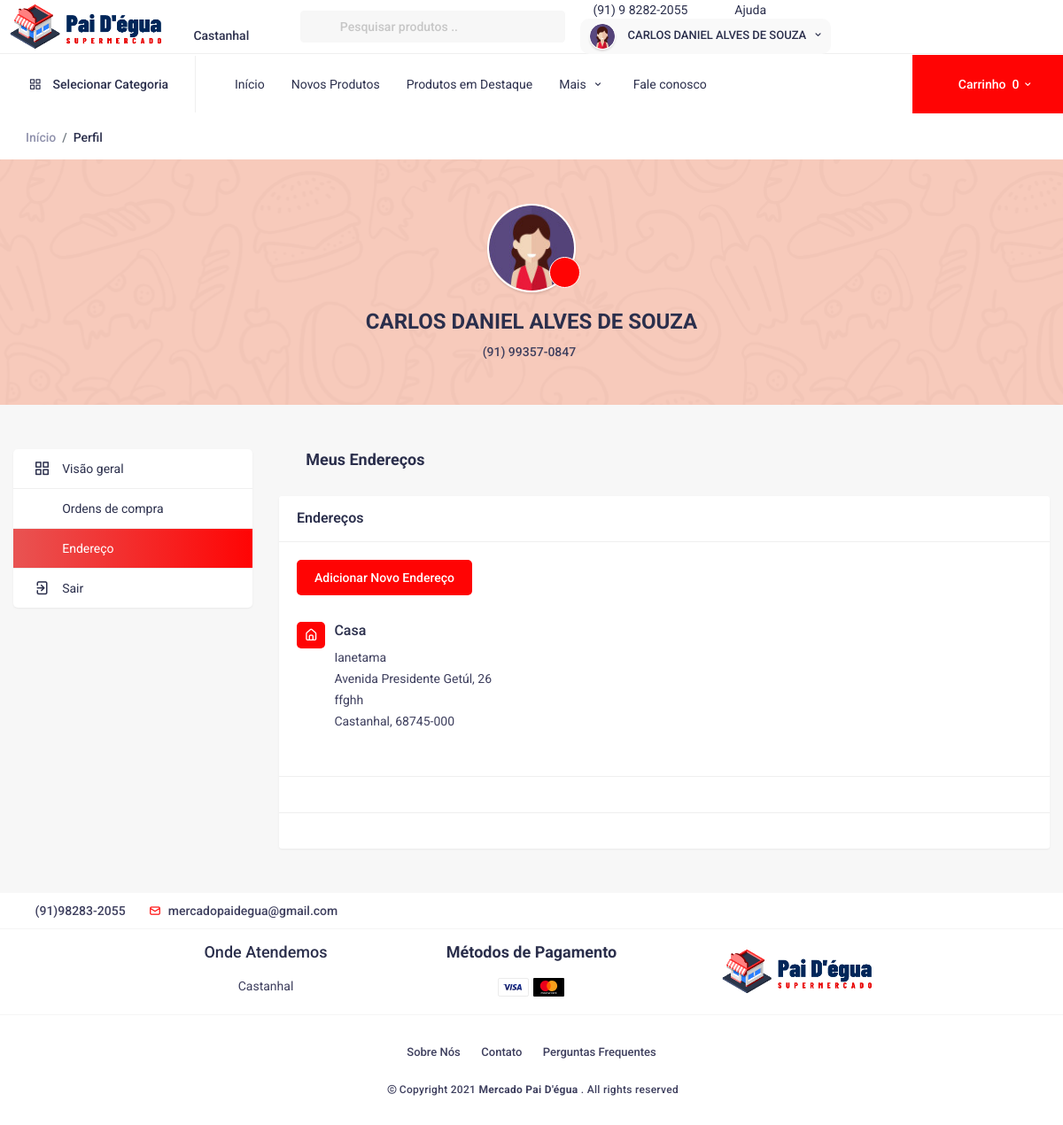
/HTML/Frontend/dashboard_my_addresses.php (signed in), run on the app's committed database.
### tables this page shows
CREATE TABLE `cliente` (
  `id` int(11) NOT NULL,
  `nome` varchar(40) NOT NULL,
  `email` varchar(25) NOT NULL,
  `senha` varchar(15) NOT NULL,
  `telefone` varchar(17) NOT NULL,
  `data_nascimento` date NOT NULL,
  `foto` blob NOT NULL
);

CREATE TABLE `endereco` (
  `id` int(11) NOT NULL,
  `id_telefone` varchar(17) NOT NULL,
  `cep` varchar(10) DEFAULT NULL,
  `cidade` varchar(15) DEFAULT NULL,
  `rua` varchar(25) DEFAULT NULL,
  `bairro` varchar(15) DEFAULT NULL,
  `numero` int(5) DEFAULT NULL,
  `complemento` varchar(20) DEFAULT NULL,
  `tipo` varchar(10) DEFAULT NULL
);

### HTML/Frontend/php/dados_cliente.php (called while the page is built)
<?php
		include('conexao.php');
		$telefone = $_SESSION['telefone'];
		$query = "SELECT * FROM cliente WHERE telefone = '$telefone'";
		$array = mysqli_query($conexao,$query);
		$resultado = mysqli_fetch_array($array);
?>

### HTML/Frontend/php/dados_endereco.php (called while the page is built, shortened)
<?php
include('dados_cliente.php');
$select_end_casa = "SELECT * FROM endereco WHERE id_telefone = '$telefone' AND tipo = 'Casa'";
$array_end_casa = mysqli_query($conexao,$select_end_casa);
while($r_end_casaw = mysqli_fetch_array($array_end_casa)){
    $r_end_casa[] = $r_end_casaw;
}
?>

### HTML/Frontend/php/functions/cart.php (called while the page is built, shortened)
<?php
function conta_produtos($pdo) {
	$cont_itens = 0;
	return $cont_itens;
}

### HTML/Frontend/php/Carrinho.php (called while the page is built, shortened)
<?php
	require_once "functions/cart.php";
	$pdoConnection = require_once "connection.php";
	$cont_itens = conta_produtos($pdoConnection);
?>

### HTML/Frontend/dashboard_my_addresses.php (the view, shortened to what this page needs)
<?php
include("php/carrinho.php");
?>
<!DOCTYPE html>
<html lang="en">
	<?php
		include('php/dados_cliente.php');
		include('php/dados_endereco.php');
	?>
	<head>
		<link href='vendor/unicons-2.0.1/css/unicons.css' rel='stylesheet'>
		<link href="css/style.css" rel="stylesheet">
		<link href="css/responsive.css" rel="stylesheet">
		<link href="css/night-mode.css" rel="stylesheet">
		<link href="css/step-wizard.css" rel="stylesheet">
		<link href="css/modalfoto.css" rel="stylesheet">
		<link href="vendor/fontawesome-free/css/all.min.css" rel="stylesheet">
		<link href="vendor/OwlCarousel/assets/owl.carousel.css" rel="stylesheet">
		<link href="vendor/OwlCarousel/assets/owl.theme.default.min.css" rel="stylesheet">
		<link href="vendor/bootstrap/css/bootstrap.min.css" rel="stylesheet">
		<link rel="stylesheet" type="text/css" href="vendor/semantic/semantic.min.css">
	</head>
<body>
	<header class="header clearfix">
		<div class="top-header-group">
			<div class="top-header">
				<div class="main_logo" id="logo">
					<a href="index.php"><img src="images/logo.png" alt=""></a>
				</div>
				<div class="select_location">
					<div class="ui inline dropdown loc-title">
						<div class="text">
							<i class="uil uil-location-point"></i>
							Castanhal
						</div>
					</div>
				</div>
				<div class="search120">
				<form method="GET" action="shop_grid.php" enctype="multipart/form-data">
					<div class="ui search">
						<div class="ui left icon input swdh10">
							<input class="prompt srch10" type="search" name='pesquisar' placeholder="Pesquisar produtos ..">
						</div>
					</div>
					</form>
				</div>
				<div class="header_right">
					<ul>
						<li>
							<a href="#" class="offer-link"><i class="uil uil-phone-alt"></i>(91) 9 8282-2055</a>
						</li>
						<li>
							<a href="faq.php" class="offer-link"><i class="uil uil-question-circle"></i>Ajuda</a>
						</li>
						<li class="ui dropdown">
							<a href="#" class="opts_account">
							<?php
								if(isset($resultado['foto'])){
									echo "<img src=' ".$resultado['foto']." ' alt=''>";
								}else{
									echo "<img src='images/avatar/img-5.jpg' alt=''>";
								};
								?>
								<span class="user__name"><?php echo $resultado['nome'] ?></span>
								<i class="uil uil-angle-down"></i>
							</a>
						</li>
					</ul>
				</div>
			</div>
		</div>
		<div class="sub-header-group">
			<div class="sub-header">
				<div class="ui dropdown">
					<a href="#" class="category_drop hover-btn" data-toggle="modal" data-target="#category_model" title="Categories"><i class="uil uil-apps"></i><span class="cate__icon">Selecionar Categoria</span></a>
				</div>
				<nav class="navbar navbar-expand-lg navbar-light py-3">
					<div class="container-fluid">
						<div class="collapse navbar-collapse d-flex flex-column flex-lg-row flex-xl-row justify-content-lg-end bg-dark1 p-3 p-lg-0 mt1-5 mt-lg-0 mobileMenu" id="navbarSupportedContent">
							<ul class="navbar-nav main_nav align-self-stretch">
								<li class="nav-item"><a href="index.php" class="nav-link" title="Home">Início</a></li>
								<li class="nav-item"><a href="shop_grid.php?new_id=1" class="nav-link new_item" title="New Products">Novos Produtos</a></li>
								<li class="nav-item"><a href="shop_grid.php?destaque=2" class="nav-link" title="Featured Products">Produtos em Destaque</a></li>
								<li class="nav-item">
									<div class="ui icon top left dropdown nav__menu">
										<a class="nav-link" title="Pages">Mais <i class="uil uil-angle-down"></i></a>
									</div>
								</li>
								<li class="nav-item"><a href="contact_us.php" class="nav-link" title="Contact">Fale conosco</a></li>
							</ul>
						</div>
					</div>
				</nav>
				<div class="header_cart order-1">
				<?php if($cont_itens >= 1) { ?>
						<a href="#" class="cart__btn hover-btn pull-bs-canvas-left" title="Cart"><i class="uil uil-shopping-cart-alt"></i><span>Carrinho</span><ins><?php echo $cont_itens ?></ins><i class="uil uil-angle-down"></i></a>
					<?php }else{ ?>
						<a href="#" class="cart__btn hover-btn pull-bs-canvas-left" title="Cart"><i class="uil uil-shopping-cart-alt"></i><span>Carrinho</span><ins>0</ins><i class="uil uil-angle-down"></i></a>
					<?php } ?>
				</div>
			</div>
		</div>
	</header>
	<div class="wrapper">
		<div class="gambo-Breadcrumb">
			<div class="container">
				<div class="row">
					<div class="col-md-12">
						<nav aria-label="breadcrumb">
							<ol class="breadcrumb">
								<li class="breadcrumb-item"><a href="index.php">Início</a></li>
								<li class="breadcrumb-item active" aria-current="page">Perfil</li>
							</ol>
						</nav>
					</div>
				</div>
			</div>
		</div>
		<div class="dashboard-group">
			<div class="container">
				<div class="row">
					<div class="col-lg-12">
						<div class="user-dt">
							<div class="user-img">
								<?php
								if(isset($resultado['foto'])){
									echo "<img src=' ".$resultado['foto']." ' alt=''>";
								}else{
									echo "<img src='images/avatar/img-5.jpg' alt=''>";
								};
								?>
									<div class="img-add">
												<label for="click" class="click-me-modal">
													<i class="uil uil-camera-plus"></i>
												</label>
													</div>
											</div>
										</div>
							<h4>
								<?php echo$resultado['nome']?>
							</h4>
							<p>
								<?php echo$resultado['telefone']?><a href="#"></a>
							</p>
						</div>
					</div>
				</div>
			</div>
		</div>
		<div class="">
			<div class="container">
				<div class="row">
					<div class="col-lg-3 col-md-4">
						<div class="left-side-tabs">
							<div class="dashboard-left-links">
								<a href="dashboard_overview.php" class="user-item"><i class="uil uil-apps"></i>Visão geral</a>
								<a href="dashboard_my_orders.php" class="user-item"><i class="uil uil-box"></i>Ordens de compra</a>
								<a href="dashboard_my_addresses.php" class="user-item active"><i class="uil uil-location-point"></i>Endereço</a>
								<a href="/mercado-paid-egua/HTML/frontend/php/logout.php" class="user-item"><i class="uil uil-exit"></i>Sair</a>
							</div>
						</div>
					</div>
					<div class="col-lg-9 col-md-8">
						<div class="dashboard-right">
							<div class="row">
								<div class="col-md-12">
									<div class="main-title-tab">
										<h4><i class="uil uil-location-point"></i>Meus Endereços</h4>
									</div>
								</div>
								<div class="col-lg-12 col-md-12">
									<div class="pdpt-bg">
										<div class="pdpt-title">
											<h4>Endereços</h4>
										</div>
										<div class="address-body">
											<a href="#" class="add-address hover-btn" data-toggle="modal" data-target="#address_model">Adicionar Novo Endereço</a>
											<div class="address-item">
											<?php
											if(isset($r_end_casa))
												{
													foreach($r_end_casa as $key => $r_end)
													{
												?>
												<div class="address-icon1">
													<i class="uil uil-home-alt"></i>
												</div>
												<div class="address-dt-all">
													<h4><?php echo $r_end['tipo'];?></h4>
													<p><?php echo $r_end['bairro']?></p>
													<p><?php echo $r_end['rua'], ', ',$r_end['numero'];?></p>
													<p><?php echo $r_end['complemento']?></p>
													<p><?php echo $r_end['cidade'] , ', ',$r_end['cep'];?></p>
													<ul class="action-btns">
														<?php echo"<li><a href='php/delete_end.php?id=" . $r_end['id'] . "' class='action-btn' title='Apagar' data-confirm='Deseja realmente apagar esse endereço?'><i class='fas fa-trash-alt'></i></a></li>" ?>
													</ul>
													</div>
												<?php
													};
												};
												?>
											</div>
											<div class="address-item">
											</div>
											<div class="address-item">
											</div>
										</div>
									</div>
								</div>
							</div>
						</div>
					</div>
				</div>
			</div>
		</div>
	<footer class="footer">
		<div class="footer-first-row">
			<div class="container">
				<div class="row">
					<div class="col-md-6 col-sm-6">
						<ul class="call-email-alt">
							<li><a href="#" class="callemail"><i class="uil uil-dialpad-alt"></i>(91)98283-2055</a></li>
							<li><a href="#" class="callemail"><i class="uil uil-envelope-alt"></i>mercadopaidegua@gmail.com</a></li>
						</ul>
					</div>
				</div>
			</div>
		</div>
		<div class="footer-second-row">
			<div class="container">
				<div class="row-index">
					<div class="col-lg-3 col-md-6 col-sm-6">
						<div class="second-row-item" style="margin-top:47px;">
							<h4>Onde Atendemos</h4>
							<ul>
								<li><a href="#">Castanhal</a></li>
							</ul>
						</div>
					</div>
					<div class="col-lg-3 col-md-6 col-sm-6">
						<div class="second-row-item-payment">
							<h4>Métodos de Pagamento</h4>
							<div class="footer-payments">
								<ul id="paypal-gateway" class="financial-institutes">
									<li class="financial-institutes__logo">
										<img alt="Visa" title="Visa" src="images/footer-icons/pyicon-1.svg">
									</li>
									<li class="financial-institutes__logo">
										<img alt="MasterCard" title="MasterCard" src="images/footer-icons/pyicon-2.svg">
									</li>
								</ul>
							</div>
						</div>
						</div>
						<div class="col-lg-3 col-md-6 col-sm-6">
						<div class="second-row-item">
						<div class="main_logo-footer" id="logo">
					<img src="images/logo.png" alt="">
				</div>
					</div>
							</div>
					</div>
				</div>
			</div>
		<div class="footer-last-row">
			<div class="container">
				<div class="row">
					<div class="col-md-12">
						<div class="footer-bottom-links" style="text-align-last:center;">
							<ul>
								<li><a href="about_us.php">Sobre Nós</a></li>
								<li><a href="contact_us.php">Contato</a></li>
								<li><a href="faq.php">Perguntas Frequentes</a></li>
							</ul>
						</div>
						<div class="copyright-text">
							<i class="uil uil-copyright"></i>Copyright 2021 <b>Mercado Pai D'égua</b> . All rights reserved
						</div>
					</div>
				</div>
			</div>
		</div>
	</footer>
</body>

### HTML/Frontend/css/responsive.css (style rules this page uses)
@media (min-width: 1200px) { .container { max-width: 1200px !important; } }

### HTML/Frontend/css/modalfoto.css (style rules this page uses)
.img-add { display: block; }
.img-add [type="checkbox"] + label { cursor: pointer; display: inline-block; outline: none; transition: all 0.3s; vertical-align: middle; margin: 0; position: absolute; bottom: 5px; right: -5px; background: #ff0404; color: #fff; height: 35px; width: 35px; border-radius: 100%; border: 1px solid #ffff; font-size: 18px; padding: 8px 5px; }

### data on the page
cliente: foto (picture), nome "CARLOS DANIEL ALVES DE SOUZA", telefone "(91) 99357-0847"
endereco: tipo "Casa", bairro "Ianetama", rua "Avenida Presidente Getúl", numero "26", complemento "ffghh", cidade "Castanhal", cep "68745-000"
